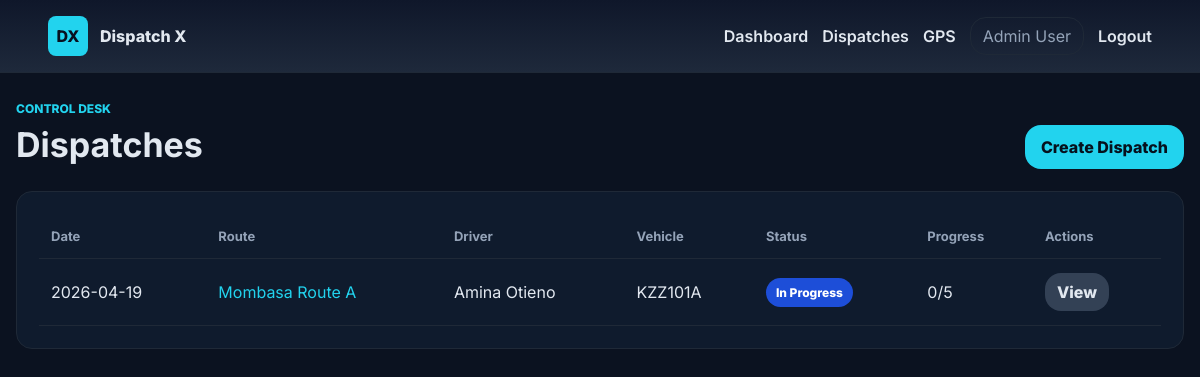
/dispatches (signed in), run on an earlier commit of the app's database.
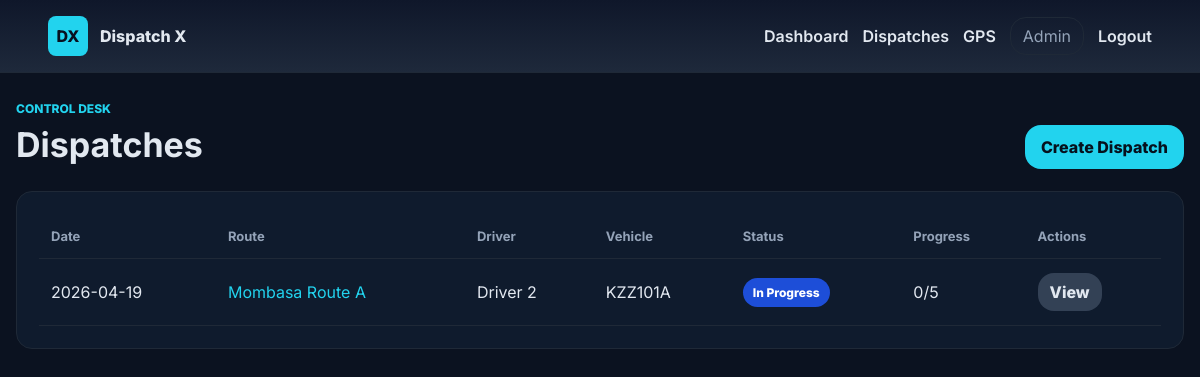
And on a later commit of the database.
### app.py (models this page shows)
class User(db.Model):
    id = db.Column(db.Integer, primary_key=True)
    name = db.Column(db.String(120), nullable=False)
    phone = db.Column(db.String(40), unique=True, nullable=False)
    role = db.Column(db.String(20), nullable=False)
    password_hash = db.Column(db.String(255), nullable=False)
    is_active = db.Column(db.Boolean, default=True, nullable=False)
    created_at = db.Column(db.DateTime, default=utc_now, nullable=False)
    dispatches = db.relationship("Dispatch", foreign_keys="Dispatch.driver_id", backref="driver")

class Dispatch(db.Model):
    id = db.Column(db.Integer, primary_key=True)
    date = db.Column(db.Date, nullable=False)
    route_name = db.Column(db.String(160), nullable=False)
    driver_id = db.Column(db.Integer, db.ForeignKey("user.id"), nullable=False)
    vehicle_number = db.Column(db.String(60), nullable=False)
    status = db.Column(db.String(30), default="draft", nullable=False)
    started_at = db.Column(db.DateTime)
    completed_at = db.Column(db.DateTime)
    created_by = db.Column(db.Integer, db.ForeignKey("user.id"))
    created_at = db.Column(db.DateTime, default=utc_now, nullable=False)
    is_deleted = db.Column(db.Boolean, default=False, nullable=False)
    deleted_at = db.Column(db.DateTime)
    deleted_by = db.Column(db.Integer, db.ForeignKey("user.id"))
    stops = db.relationship(
        "Stop",
        backref="dispatch",
        cascade="all, delete-orphan",
        order_by="Stop.sequence",
    )
    gps_logs = db.relationship(
        "GPSLog",
        backref="dispatch",
        cascade="all, delete-orphan",
        order_by="GPSLog.recorded_at.desc()",
    )

### app.py (the view)
@app.route("/dispatches")
@admin_or_clerk()
def dispatches():
    rows = active_dispatch_query().order_by(Dispatch.date.desc(), Dispatch.created_at.desc()).all()
    return render_template("dispatches.html", dispatches=rows)

### app.py (called while the page is built)
def current_user():
    user_id = session.get("user_id")
    return db.session.get(User, user_id) if user_id else None

@app.context_processor
def inject_user():
    return {
        "current_user": current_user(),
        "can_edit_dispatch": can_edit_dispatch,
        "can_archive_dispatch": can_archive_dispatch,
        "format_kenya_datetime": format_kenya_datetime,
    }

def roles_required(*roles):
    def decorator(fn):
        @wraps(fn)
        def wrapper(*args, **kwargs):
            user = current_user()
            if not user:
                return redirect(url_for("login", next=request.path))
            if user.role not in roles:
                abort(403)
            return fn(*args, **kwargs)
        return wrapper
    return decorator

def active_dispatch_query():
    return Dispatch.query.filter(Dispatch.is_deleted.is_(False))

def can_archive_dispatch(dispatch):
    return dispatch.status in {"draft", "assigned", "completed"}

### templates/dispatches.html (shortened to what this page needs)
{% extends "base.html" %}
{% set title = "Dispatches | Dispatch X" %}
{% block content %}
<section class="section-head">
  <div>
    <p class="eyebrow">Control desk</p>
    <h1>Dispatches</h1>
  </div>
  <a class="btn primary" href="{{ url_for('dispatch_new') }}">Create Dispatch</a>
</section>
<section class="panel">
  <div class="table-wrap">
    <table>
      <thead>
        <tr><th>Date</th><th>Route</th><th>Driver</th><th>Vehicle</th><th>Status</th><th>Progress</th><th>Actions</th></tr>
      </thead>
      <tbody>
        {% for dispatch in dispatches %}
          {% set done = dispatch.stops|selectattr("status", "ne", "pending")|list|length %}
          <tr>
            <td>{{ dispatch.date.strftime("%Y-%m-%d") }}</td>
            <td><a href="{{ url_for('dispatch_detail', id=dispatch.id) }}">{{ dispatch.route_name }}</a></td>
            <td>{{ dispatch.driver.name }}</td>
            <td>{{ dispatch.vehicle_number }}</td>
            <td><span class="badge {{ dispatch.status }}">{{ dispatch.status.replace("_", " ") }}</span></td>
            <td>{{ done }}/{{ dispatch.stops|length }}</td>
            <td>
              <a class="btn secondary small" href="{{ url_for('dispatch_detail', id=dispatch.id) }}">View</a>
            </td>
          </tr>
        {% else %}
          <tr><td colspan="7" class="muted">No dispatches found.</td></tr>
        {% endfor %}
      </tbody>
    </table>
  </div>
</section>
{% endblock %}

### templates/base.html (shortened to what this page needs)
<!doctype html>
<html lang="en">
<head>
  <link rel="stylesheet" href="{{ url_for('static', filename='css/styles.css') }}">
</head>
<body>
  <header class="topbar">
    <a class="brand" href="{{ url_for('dashboard') if current_user and current_user.role != 'driver' else (url_for('driver_home') if current_user else url_for('login')) }}">
      <span class="brand-mark">DX</span>
      <span>Dispatch X</span>
    </a>
    {% if current_user %}
      <nav class="nav">
        {% if current_user.role in ["admin", "clerk"] %}
          <a href="{{ url_for('dashboard') }}">Dashboard</a>
          <a href="{{ url_for('dispatches') }}">Dispatches</a>
          <a href="{{ url_for('gps') }}">GPS</a>
        {% else %}
          <a href="{{ url_for('driver_home') }}">My Dispatch</a>
        {% endif %}
        <span class="user-pill">{{ current_user.name }}</span>
        <a href="{{ url_for('logout') }}">Logout</a>
      </nav>
    {% endif %}
  </header>
  <main class="page">
    {% block content %}{% endblock %}
  </main>
</body>
</html>

What changed in the data, as far as the page shows it:
changed User: name "Admin User" → "Admin"
changed through a linked row, Dispatch "Mombasa Route A": driver.name "Amina Otieno" → "Driver 2"
